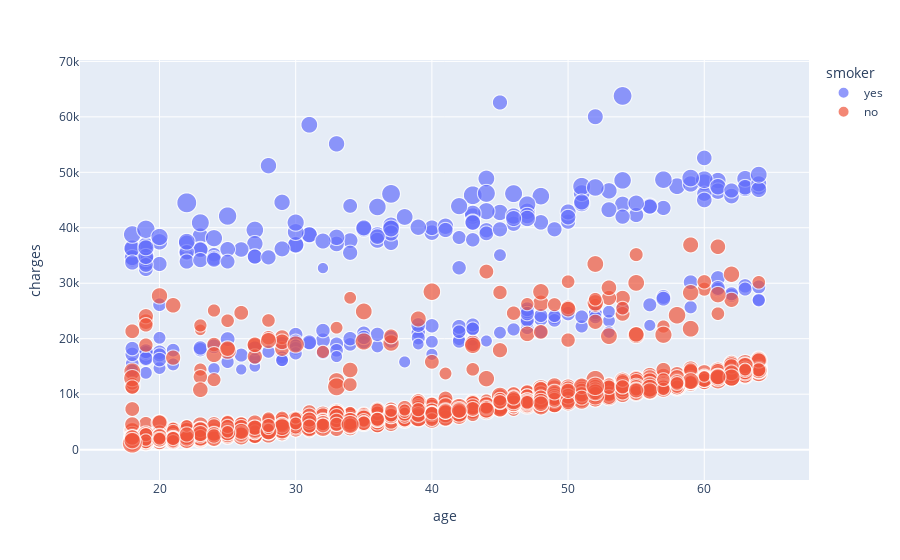

The notebook cell saved with this chart:
### Code cell
fig = px.scatter(df, x='age', y='charges', color='smoker', size='bmi',
                 hover_data=['sex', 'children', 'region'])
fig.show()

### Figure 1 — Plotly figure (JSON) as saved in the notebook; plotly's stock layout.template omitted (floating-point values rounded to 4 significant figures; data arrays with more than 128 entries replaced by an {"elided": "..."} marker saying what was removed)
{"data": [{"customdata": {"elided": "274x3 mixed values"}, "hovertemplate": "smoker=yes<br>age=%{x}<br>charges=%{y}<br>bmi=%{marker.size}<br>sex=%{customdata[0]}<br>children=%{customdata[1]}<br>region=%{customdata[2]}<extra></extra>", "legendgroup": "yes", "marker": {"color": "#636efa", "size": {"elided": "274 float values"}, "sizemode": "area", "sizeref": 0.1328, "symbol": "circle"}, "mode": "markers", "name": "yes", "showlegend": true, "type": "scattergl", "x": {"elided": "274 int values"}, "xaxis": "x", "y": {"elided": "274 float values"}, "yaxis": "y"}, {"customdata": {"elided": "1064x3 mixed values"}, "hovertemplate": "smoker=no<br>age=%{x}<br>charges=%{y}<br>bmi=%{marker.size}<br>sex=%{customdata[0]}<br>children=%{customdata[1]}<br>region=%{customdata[2]}<extra></extra>", "legendgroup": "no", "marker": {"color": "#EF553B", "size": {"elided": "1064 float values"}, "sizemode": "area", "sizeref": 0.1328, "symbol": "circle"}, "mode": "markers", "name": "no", "showlegend": true, "type": "scattergl", "x": {"elided": "1064 int values"}, "xaxis": "x", "y": {"elided": "1064 float values"}, "yaxis": "y"}], "layout": {"legend": {"itemsizing": "constant", "title": {"text": "smoker"}, "tracegroupgap": 0}, "margin": {"t": 60}, "xaxis": {"anchor": "y", "domain": [0, 1], "title": {"text": "age"}}, "yaxis": {"anchor": "x", "domain": [0, 1], "title": {"text": "charges"}}}}
